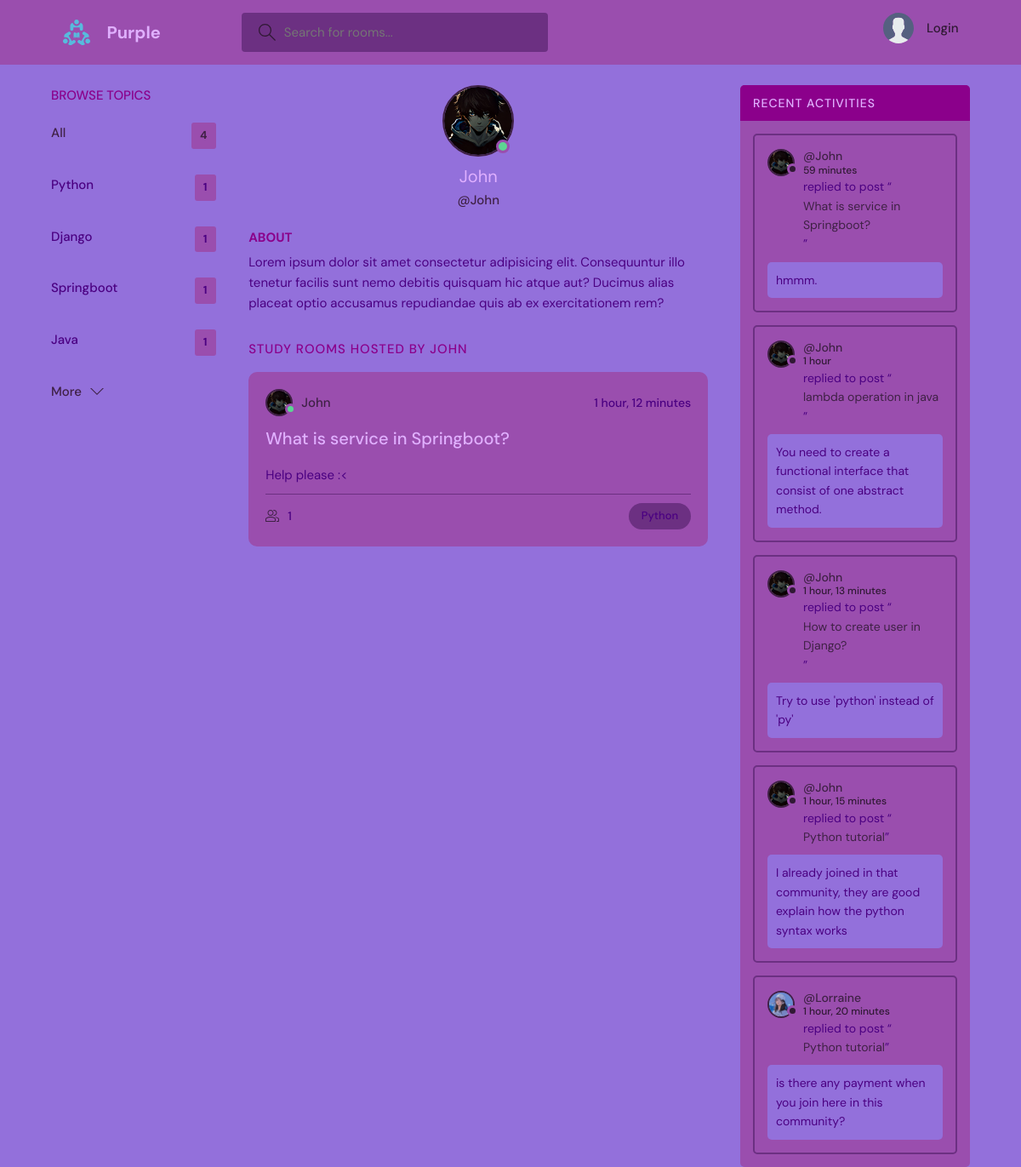
Screenshot of /profile/6/ with the database file from the repository.
### baseapp/models.py (models this page shows, shortened)
class Topic(models.Model):
    name = models.CharField(max_length=255, unique=True)

class User(AbstractUser):
    avatar = models.ImageField(null=True, default="avatar.svg")
    name = models.CharField(max_length=255, null=True)
    email = models.EmailField(unique=True)
    bio = models.TextField(null=True)
    USERNAME_FIELD = "email"
    REQUIRED_FIELDS = ["username"]

class Room(models.Model):
    name = models.CharField(max_length=255, null=True)
    host = models.ForeignKey(User, on_delete=models.CASCADE)
    topic = models.ForeignKey(Topic, on_delete=models.CASCADE)
    participants = models.ManyToManyField(User, related_name="participants")
    description = models.TextField(max_length=255)
    created = models.DateTimeField(auto_now_add=True)
    class Meta:
        ordering = ["-created"]

class Message(models.Model):
    host = models.ForeignKey(User, on_delete=models.CASCADE, null=True)
    room = models.ForeignKey(Room, on_delete=models.CASCADE, null=True)
    messages = models.CharField(max_length=255, null=True)
    created = models.DateTimeField(auto_now_add=True)
    class Meta:
        ordering = ["-created"]

### baseapp/views.py (the view)
# urls.py: path("profile/<int:id>/", views.profile, name="profile"),
def profile(request, id):
    user = User.objects.all().get(id=id)
    topics = Topic.objects.all()
    messages = Message.objects.all()
    rooms = user.room_set.all()
    context = {
        "topics": topics,
        "messages": messages,
        "user": user,
        "rooms": rooms
    }
    return render(request, "profile.html", context)

### baseapp/templates/profile.html (shortened to what this page needs)
{% extends "main.html" %}
{% block content %}
  <main class="profile-page layout layout--3">
    <div class="container">
      {% include "topics_component.html" %}
      <div class="roomList">
        <div class="profile">
          <div class="profile__avatar">
            <div class="avatar avatar--large active">
              <img src="{{user.avatar.url}}" />
            </div>
          </div>
          <div class="profile__info">
            <h3>{{user.username}}</h3>
            <p>@{{user.username}}</p>
          </div>
          <div class="profile__about">
            <h3>About</h3>
            <p>
              Lorem ipsum dolor sit amet consectetur adipisicing elit. Consequuntur illo tenetur
              facilis sunt nemo debitis quisquam hic atque aut? Ducimus alias placeat optio
              accusamus repudiandae quis ab ex exercitationem rem?
            </p>
          </div>
        </div>
        <div class="roomList__header">
          <div>
            <h2>Study Rooms Hosted by {{user.username}}</a>
            </h2>
          </div>
        </div>
        {% for room in rooms %}
        <div class="roomListRoom">
          <div class="roomListRoom__header">
            <a href="/profile/{{room.host.id}}" class="roomListRoom__author">
              <div class="avatar avatar--small active">
                <img src="{{room.host.avatar.url}}" />
              </div>
              <span>{{user.username}}</span>
            </a>
            <div class="roomListRoom__actions">
              <span>{{room.created|timesince}}</span>
            </div>
          </div>
          <div class="roomListRoom__content">
            <a href="/room/{{room.id}}">{{room.name}}</a>
            <p>
              {{room.description}}
            </p>
          </div>
          <div class="roomListRoom__meta">
            <a class="roomListRoom__joined">
              {{room.message_set.all.count}}
            </a>
            <p class="roomListRoom__topic">Python</p>
          </div>
        </div>
        {% endfor %}
      </div>
      {% include "activities_component.html" %}
    </div>
  </main>
{% endblock %}

### baseapp/templates/main.html (shortened to what this page needs)
<!doctype html>
<html lang="en">
{% load static %}
<head>
    <link rel="stylesheet" href="{% static 'styles/style.css' %}" />
</head>
<body>
{% include "navbar.html" %}
{% block content %}
{% endblock %}
</body>
</html>

### baseapp/templates/navbar.html (shortened to what this page needs)
{% load static %}
{% block content %}
  <body>
    <header class="header header--loggedIn">
      <div class="container">
        <a href="/" class="header__logo">
          <img src="{% static 'img/logo.svg' %}" />
          <h1>Purple</h1>
        </a>
        <form class="header__search" method="GET">
          <label>
            <input name="q" placeholder="Search for rooms..." />
          </label>
        </form>
        <nav class="header__menu">
          {% if request.user.is_authenticated %}
          <div class="header__user">
            <a href="{{request.user.avatar.url}}">
              <div class="avatar avatar--medium active">
                <img src="{{request.user.avatar.url}}" />
              </div>
              <p>{{request.user.username}} <span>@{{request.user.username}}</span></p>
            </a>
            <button class="dropdown-button">
              <svg version="1.1" xmlns="http://www.w3.org/2000/svg" width="32" height="32" viewBox="0 0 32 32">
                <title>chevron-down</title>
                <path d="M16 21l-13-13h-3l16 16 16-16h-3l-13 13z"></path>
              </svg>
            </button>
          </div>
          <div class="dropdown-menu">
            <a href="/settings" class="dropdown-link"
              ><svg version="1.1" xmlns="http://www.w3.org/2000/svg" width="32" height="32" viewBox="0 0 32 32">
                <title>tools</title>
                <path
                  d="M27.465 32c-1.211 0-2.35-0.471-3.207-1.328l-9.392-9.391c-2.369 0.898-4.898 0.951-7.355 0.15-3.274-1.074-5.869-3.67-6.943-6.942-0.879-2.682-0.734-5.45 0.419-8.004 0.135-0.299 0.408-0.512 0.731-0.572 0.32-0.051 0.654 0.045 0.887 0.277l5.394 5.395 3.586-3.586-5.394-5.395c-0.232-0.232-0.336-0.564-0.276-0.887s0.272-0.596 0.572-0.732c2.552-1.152 5.318-1.295 8.001-0.418 3.274 1.074 5.869 3.67 6.943 6.942 0.806 2.457 0.752 4.987-0.15 7.358l9.392 9.391c0.844 0.842 1.328 2.012 1.328 3.207-0 2.5-2.034 4.535-4.535 4.535zM15.101 19.102c0.26 0 0.516 0.102 0.707 0.293l9.864 9.863c0.479 0.479 1.116 0.742 1.793 0.742 1.398 0 2.535-1.137 2.535-2.535 0-0.668-0.27-1.322-0.742-1.793l-9.864-9.863c-0.294-0.295-0.376-0.74-0.204-1.119 0.943-2.090 1.061-4.357 0.341-6.555-0.863-2.631-3.034-4.801-5.665-5.666-1.713-0.561-3.468-0.609-5.145-0.164l4.986 4.988c0.391 0.391 0.391 1.023 0 1.414l-5 5c-0.188 0.188-0.441 0.293-0.707 0.293s-0.52-0.105-0.707-0.293l-4.987-4.988c-0.45 1.682-0.397 3.436 0.164 5.146 0.863 2.631 3.034 4.801 5.665 5.666 2.2 0.721 4.466 0.604 6.555-0.342 0.132-0.059 0.271-0.088 0.411-0.088z"
                ></path>
              </svg>
              Settings</a
            >
            <a href="/prof_logout" class="dropdown-link"
              ><svg version="1.1" xmlns="http://www.w3.org/2000/svg" width="32" height="32" viewBox="0 0 32 32">
                <title>sign-out</title>
                <path
                  d="M3 0h22c0.553 0 1 0 1 0.553l-0 3.447h-2v-2h-20v28h20v-2h2l0 3.447c0 0.553-0.447 0.553-1 0.553h-22c-0.553 0-1-0.447-1-1v-30c0-0.553 0.447-1 1-1z"
                ></path>
                <path
                  d="M21.879 21.293l1.414 1.414 6.707-6.707-6.707-6.707-1.414 1.414 4.293 4.293h-14.172v2h14.172l-4.293 4.293z"
                ></path>
              </svg>
              Logout</a
            >
          </div>
          {% else %}
           <a href="/prof_login">
            <img src="{% static 'img/avatar.svg' %}" />
            <p>Login</p>
          </a>
           {% endif %}
        </nav>
      </div>
    </header>
{% endblock %}

### baseapp/templates/topics_component.html
{% block content %}
<div class="topics">
  <div class="topics__header">
    <h2>Browse Topics</h2>
  </div>
  <ul class="topics__list">
    <li>
      <a href="/" class="active">All <span>{{topics.count}}</span></a>
    </li>
      {% for topic in topics %}
    <li>
      <a href="?q={{topic.name}}">{{topic.name}} <span>{{topic.room_set.all.count}}</span></a>
    </li>
      {% endfor %}
  </ul>
  <a class="btn btn--link" href="/topics">
    More
    <svg version="1.1" xmlns="http://www.w3.org/2000/svg" width="32" height="32" viewBox="0 0 32 32">
      <title>chevron-down</title>
      <path d="M16 21l-13-13h-3l16 16 16-16h-3l-13 13z"></path>
    </svg>
  </a>
</div>
{% endblock %}

### baseapp/templates/activities_component.html (shortened to what this page needs)
{% block content %}
<div class="activities">
      <div class="activities__header">
        <h2>Recent Activities</h2>
      </div>
      {% for activity in messages %}
      <div class="activities__box">
        <div class="activities__boxHeader roomListRoom__header">
          <a href="/profile/{{activity.host.id}}" class="roomListRoom__author">
            <div class="avatar avatar--small">
              <img src="{{activity.host.avatar.url}}" />
            </div>
            <p>
              @{{activity.host.username}}
              <span>{{activity.created|timesince}}</span>
            </p>
          </a>
        </div>
        <div class="activities__boxContent">
          <p>replied to post “<a href="/room/{{activity.room.id}}">{{activity.room.name}}</a>”</p>
          <div class="activities__boxRoomContent">
            {{activity.messages}}
          </div>
        </div>
      </div>
      {% endfor %}
    </div>
{% endblock %}

### rows the page displays
Topic: name "Python", room_set.all.count "1"
Topic: name "Django", room_set.all.count "1"
Topic: name "Springboot", room_set.all.count "1"
Topic: name "Java", room_set.all.count "1"
User: avatar (picture), username "John", username "JOHN"
Room: host.avatar (picture), created "1 hour, 12 minutes", name "What is service in Springboot?", description "Help please :<", message_set.all.count "1"
Message: host.avatar (picture), host.username "John", created "59 minutes", room.name "What is service in Springboot?", messages "hmmm."
Message: host.avatar (picture), host.username "John", created "1 hour", room.name "lambda operation in java", messages "You need to create a functional interface that consist of one abstract method."
Message: host.avatar (picture), host.username "John", created "1 hour, 13 minutes", room.name "How to create user in Django?", messages "Try to use 'python' instead of 'py'"
Message: host.avatar (picture), host.username "John", created "1 hour, 15 minutes", room.name "Python tutorial", messages "I already joined in that community, they are good explain how the python syntax works"
Message: host.avatar (picture), host.username "Lorraine", created "1 hour, 20 minutes", room.name "Python tutorial", messages "is there any payment when you join here in this community?"

### other values shown
{{ topics.count }} "4"
